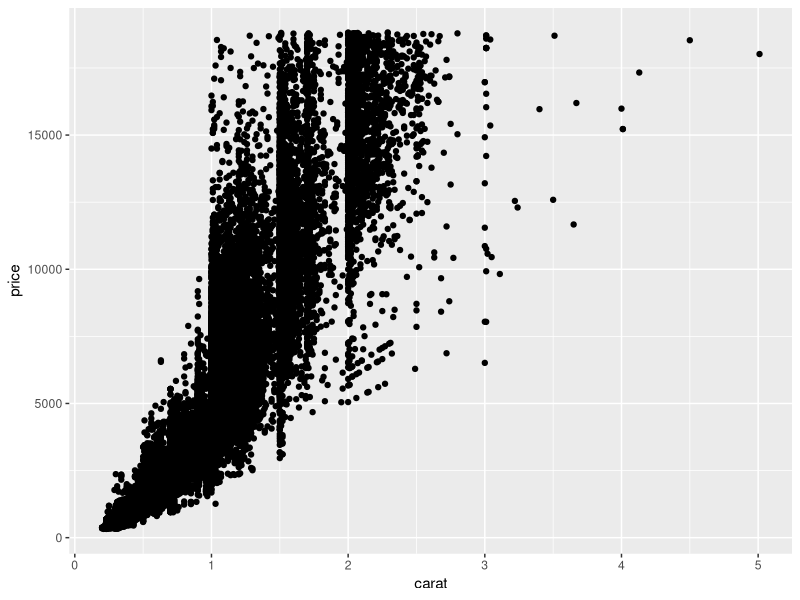
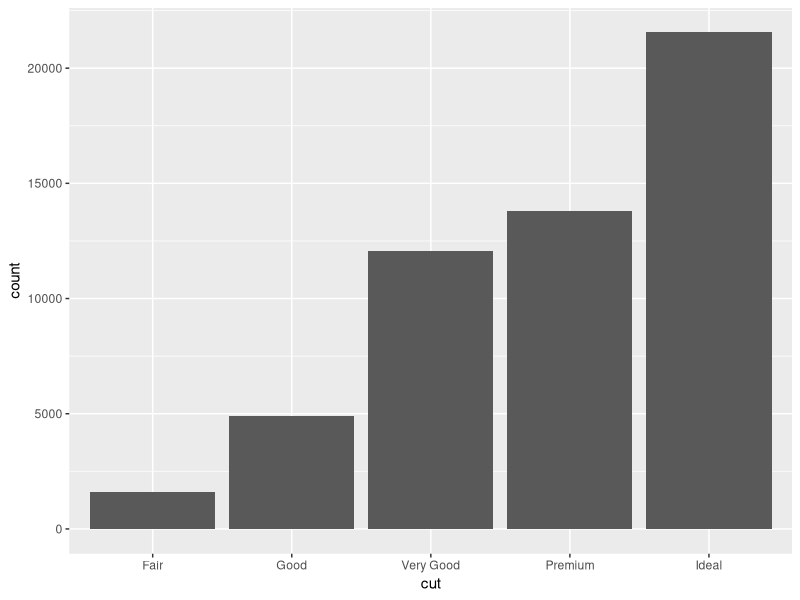
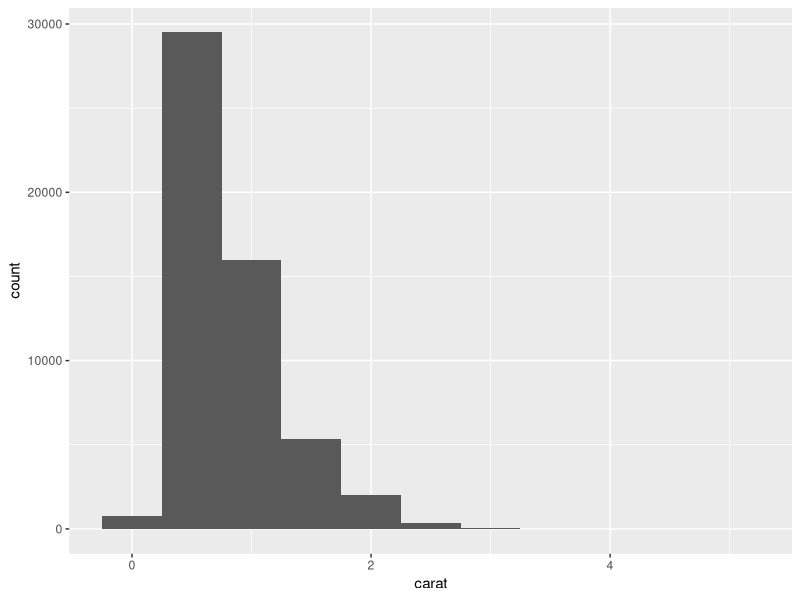
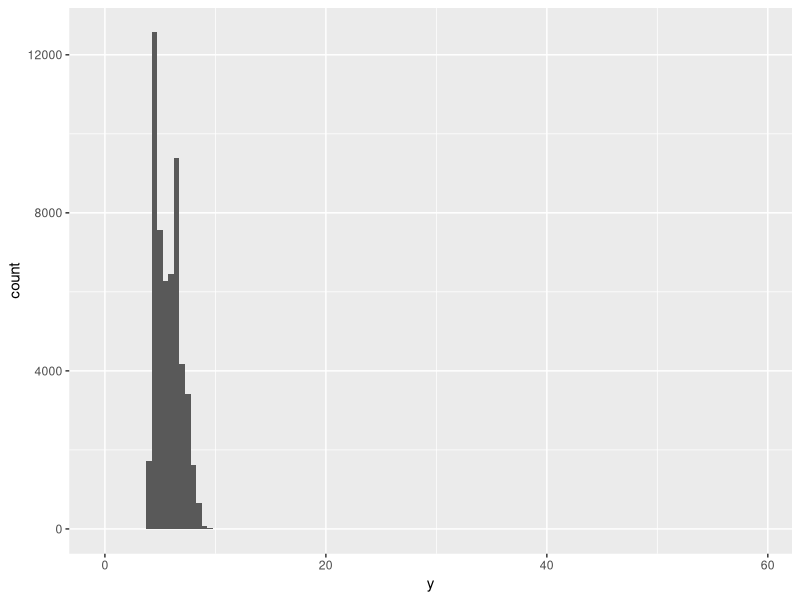
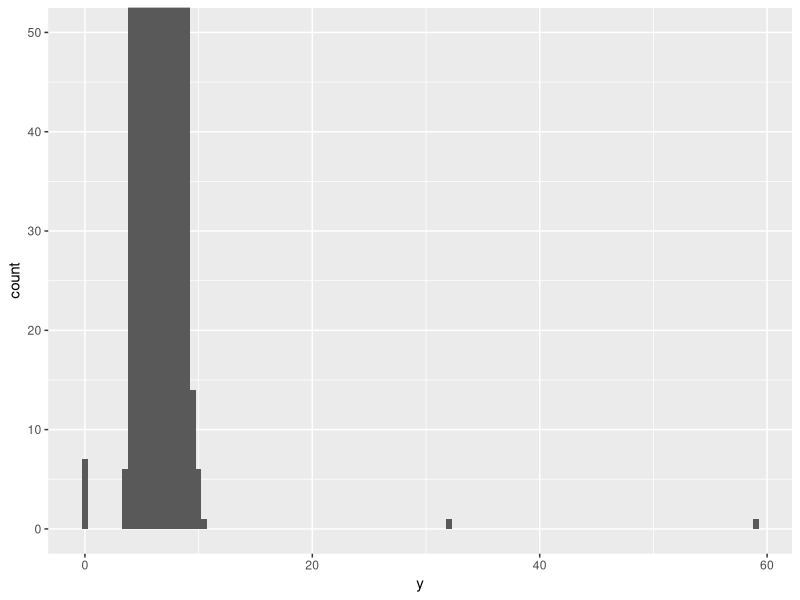
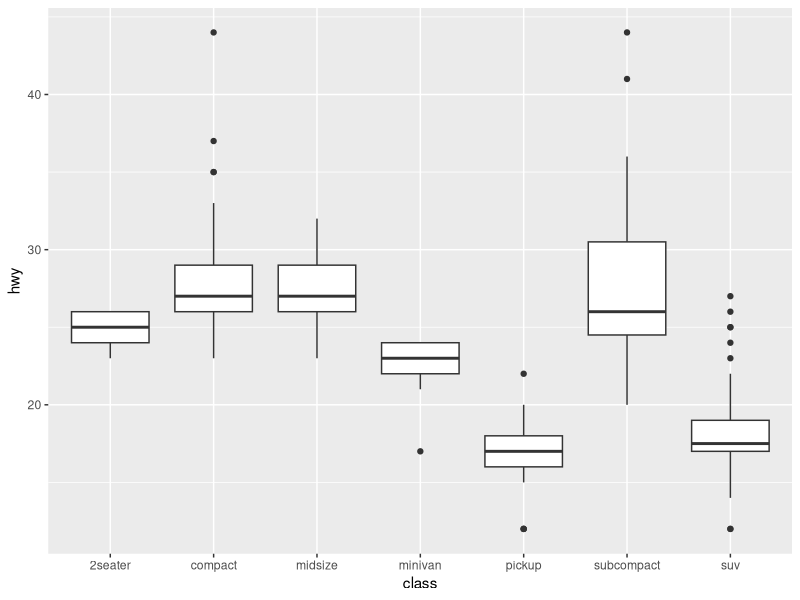
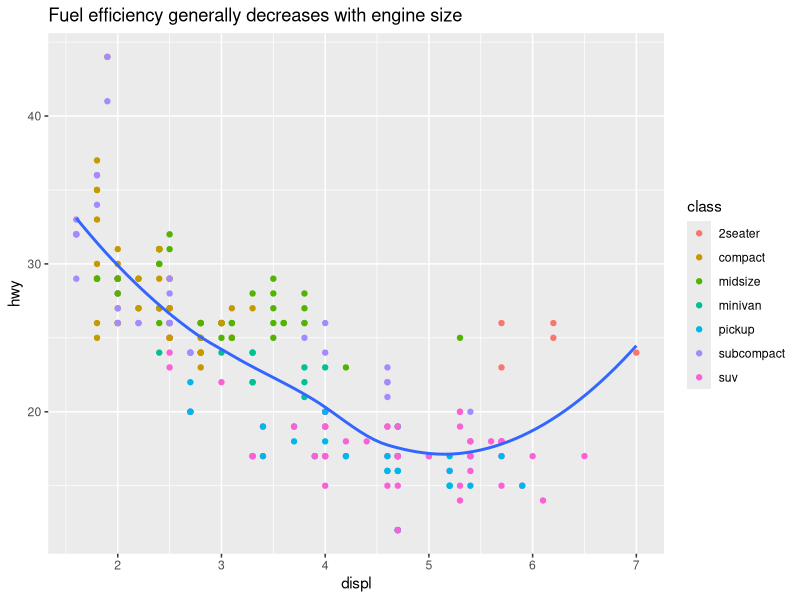
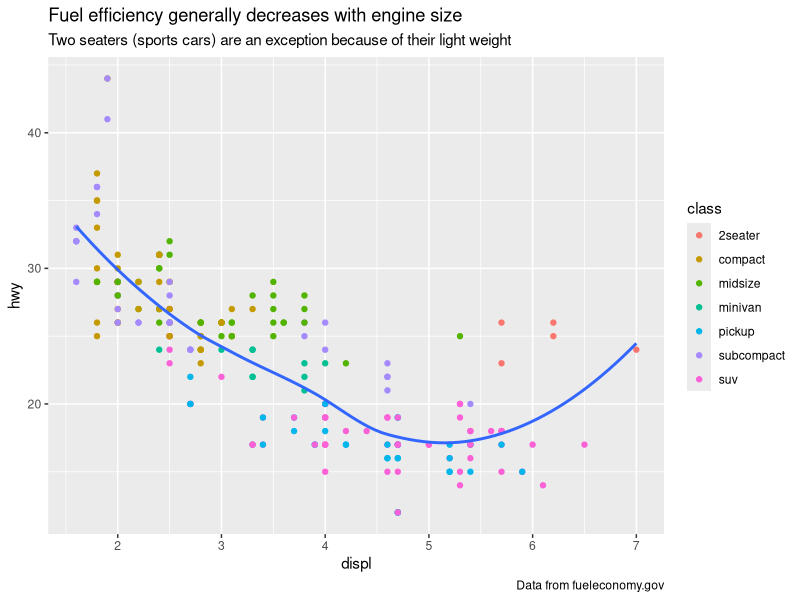

Recreate these plots in R, in order.
## ---- chunk 1
knitr::opts_chunk$set(warning = FALSE)
knitr::opts_chunk$set(message = FALSE)
## ---- chunk 2
library(tidyverse)
diamonds
# this may take awhile to run
ggplot(data=diamonds, aes(x=carat, y=price)) + geom_point()
## ---- chunk 3
# Use a bar chart to visualize the categorical cut variable distribution
ggplot(data = diamonds) + 
         geom_bar(mapping = aes(x = cut))
## ---- chunk 4
diamonds %>% count(cut)
## ---- chunk 5
ggplot(data = diamonds) + geom_histogram(
         mapping = aes(x = carat), binwidth = 0.5)
## ---- chunk 6
ggplot(diamonds) + geom_histogram(
          mapping = aes(x = y), binwidth = 0.5)
## ---- chunk 7
ggplot(diamonds) + 
    geom_histogram(mapping = aes(x = y), binwidth = 0.5) +
    coord_cartesian(ylim = c(0, 50))
## ---- chunk 8
ggplot(data = mpg, 
      mapping = aes(x = class, y = hwy)) + geom_boxplot()
## ---- chunk 9
ggplot(mpg, aes(displ, hwy)) +
  geom_point(aes(color = class)) +
  geom_smooth(se = FALSE) +
  labs(
    title = paste(
      "Fuel efficiency generally decreases with",
      "engine size"))
## ---- chunk 10
ggplot(mpg, aes(displ, hwy)) +
    geom_point(aes(color = class)) +
    geom_smooth(se = FALSE) +
    labs(
        title = paste(
            "Fuel efficiency generally decreases with",
            "engine size"
        ),
        subtitle = paste(
            "Two seaters (sports cars) are an exception",
            "because of their light weight"
        ),
        caption = "Data from fueleconomy.gov")
## ---- chunk 11
ggplot(mpg, aes(displ, hwy)) +
    geom_point(aes(color = class)) +
    geom_smooth(se = FALSE) +
    labs(
        x = "Engine displacement (L)",
        y = "Highway fuel economy (mpg)",
        colour = "Car type"
    )
